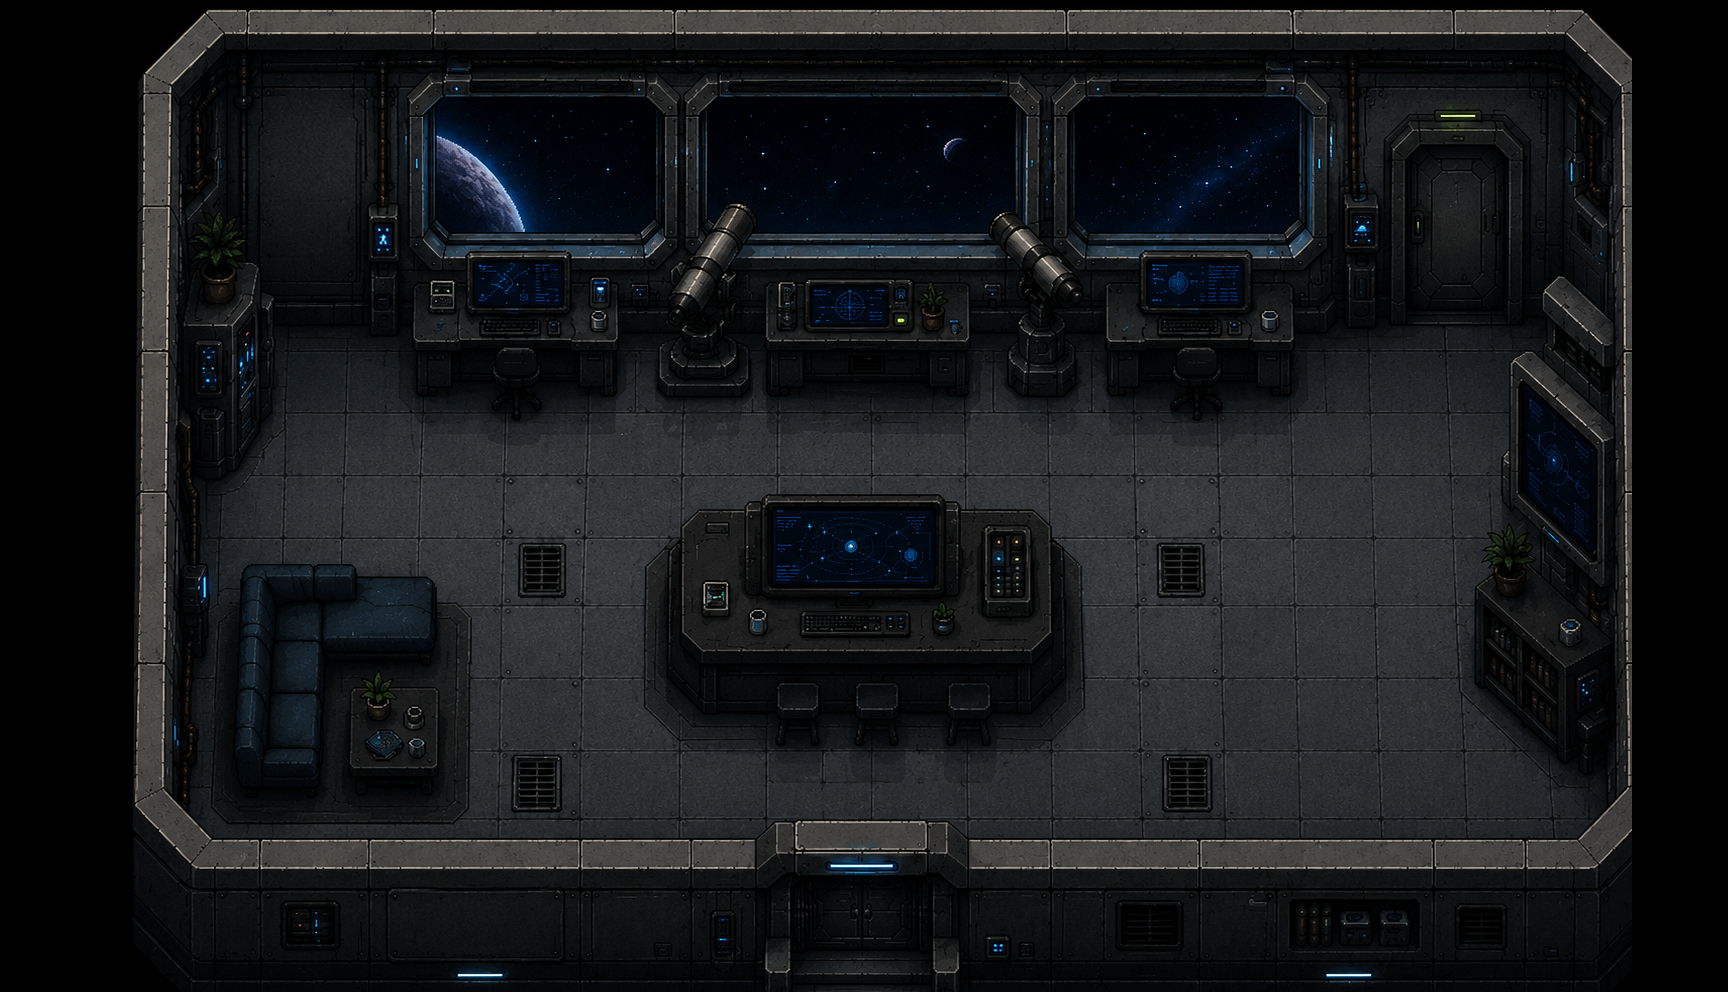

The image is a tile-based game level rendered from a .tmx file. Its description and source (layers, tilesets, objects; grid data summarised) follow:
An orthogonal 54x31 tile map with 32x32 px tiles, 1 tile layer (Слой тайлов 1) and 33 objects (start_8).

<map version="1.10" tiledversion="1.12.2" orientation="orthogonal" renderorder="right-down" width="54" height="31" tilewidth="32" tileheight="32" infinite="0" nextlayerid="5" nextobjectid="37">
 <tileset firstgid="1" name="nablydatel" tilewidth="32" tileheight="32" tilecount="1504" columns="47">
  <image source="nablydatel.png" width="1535" height="1024" />
 </tileset>
 <layer id="1" name="Слой тайлов 1" width="54" height="31">
  <data>[1674 cells, 1457 non-empty, 1457 distinct tile ids]</data>
 </layer>
 <objectgroup id="2" name="collision">
  <object id="1" x="686" y="510" width="366" height="186" />
  <object id="2" x="774" y="686" width="44" height="58" />
  <object id="3" x="851" y="691" width="54" height="57" />
  <object id="4" x="946" y="691" width="44" height="58" />
  <object id="5" x="760" y="489" width="183" height="70" />
  <object id="6" x="412" y="269.333" width="205.333" height="130.667" />
  <object id="7" x="757.333" y="268" width="218.667" height="116" />
  <object id="9" x="658.667" y="290.667" width="96" height="105.333" />
  <object id="10" x="233.333" y="72" width="424" height="260" />
  <object id="11" x="124" y="-20" width="1173.33" height="348" />
  <object id="12" x="1108" y="328" width="182.667" height="62.6667" />
  <object id="13" x="1005.33" y="325.333" width="72" height="64" />
  <object id="14" x="126.667" y="328" width="128" height="102.667" />
  <object id="15" x="133.333" y="428" width="114.667" height="37.3333" />
  <object id="16" x="129.333" y="465.333" width="53.3333" height="534.667" />
  <object id="17" x="152" y="458.667" width="46.6667" height="193.333" />
  <object id="18" x="237.333" y="565.333" width="122.667" height="98.6667" />
  <object id="19" x="356" y="576" width="78.6667" height="76" />
  <object id="20" x="236" y="656" width="86.6667" height="126.667" />
  <object id="21" x="350.667" y="684" width="89.3333" height="92" />
  <object id="23" x="178.667" y="842.667" width="1477.33" height="152" />
  <object id="24" x="165.333" y="810.667" width="45.3333" height="46.6667" />
  <object id="25" x="764" y="822.667" width="184" height="62.6667" />
  <object id="26" x="1301.33" y="-1.33333" width="401.333" height="326.667" />
  <object id="27" x="1545.33" y="300" width="272" height="453.333" />
  <object id="28" x="1502.67" y="357.333" width="232" height="341.333" />
  <object id="29" x="1530.67" y="702.667" width="52" height="28" />
  <object id="30" x="1469.33" y="589.333" width="157.333" height="104" />
  <object id="31" x="1624" y="734.667" width="198.667" height="288" />
  <object id="32" x="1589.33" y="802.667" width="94.6667" height="68" />
  <object id="36" x="1489.5" y="533" width="60" height="52.5" />
 </objectgroup>
 <objectgroup id="3" name="start">
  <object id="33" name="start_8" x="1408" y="317.333" width="84" height="38.6667" />
 </objectgroup>
 <objectgroup id="4" name="exit">
  <object id="34" x="1413.33" y="316" width="84" height="52" />
 </objectgroup>
</map>
